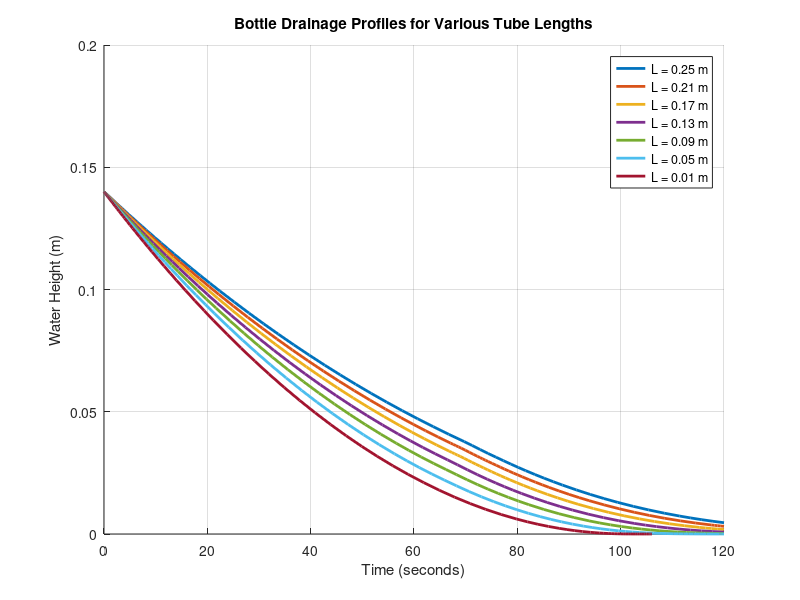

The MATLAB source for this figure:
function mte_352_project()

    % Constants
    g = 9.81;
    rho = 998;
    mu = 0.001;
    
    d_tube = 0.00525;
    D_bottle = 0.110;
    
    epsilon = 1e-6;
    K_entrance = 0.78;
    acceleration_term = 1;
    
    % Structure for drain function
    p.g = g; p.rho = rho; p.mu = mu;
    p.d = d_tube;
    p.D_bottle = D_bottle;
    p.eps = epsilon;
    p.K = K_entrance;
    p.acceleration_term = acceleration_term;

    L_values = 0.25:-0.04:0.01;
    
    h0 = 0.14;
    t_span = [0 120];

    options = odeset('RelTol', 1e-5, 'AbsTol', 1e-6, 'Events', @detectEmpty);

    figure(1); clf; hold on;
    colors = lines(length(L_values));
    
    fprintf('Tube Length (m) | Total Time (s)\n');
    fprintf('-------------------------------\n');

    for i = 1:length(L_values)
        p.L = L_values(i);
        
        [t, h] = ode45(@(t, h) make_ode(h, p), t_span, h0, options);
        
        plot(t, h, 'LineWidth', 2, 'Color', colors(i,:), ...
             'DisplayName', sprintf('L = %.2f m', p.L));
        
        fprintf('     %.2f       |     %.2f\n', p.L, t(end));
    end

    grid on;
    xlabel('Time (seconds)');
    ylabel('Water Height (m)');
    title('Bottle Drainage Profiles for Various Tube Lengths');
    legend('show');
    hold off;
end

function dh_dt = make_ode(h, p)
    h_calc = max(0, h); 

    % Initial guess for velocity with no friction loss
    V = sqrt((2 * p.g * h_calc) / (p.acceleration_term + p.K));
    
    tol = 1e-8;
    max_iter = 50;
    err = 1;
    iter = 0;
    
    % Iterate to find the correct velocity for a given height
    while err > tol && iter < max_iter
        V_old = V;
        
        Re = (p.rho * V * p.d) / p.mu;
        
        if Re < 2300
            f = 64 / max(Re, 0.1); 
        else
            term1 = (p.eps / p.d) / 3.7;
            term2 = 6.9 / Re;
            f = ( -1.8 * log10(term1^1.11 + term2) )^(-2);
        end
        
        denominator = (p.K + p.acceleration_term) + f * (p.L / p.d);
        V = sqrt( (2 * p.g * h_calc) / denominator );
        
        err = abs(V - V_old);
        iter = iter + 1;
    end
    
    A_tube = pi * (p.d / 2)^2;
    A_bottle = pi * (p.D_bottle / 2)^2;
    
    dh_dt = -(A_tube / A_bottle) * V;
end

function [value, isterminal, direction] = detectEmpty(t, h)
    value = h;
    isterminal = 1;
    direction = -1;
end
